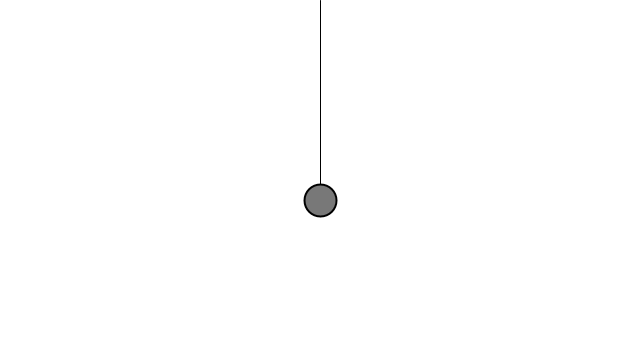
Frame 1 (no input)
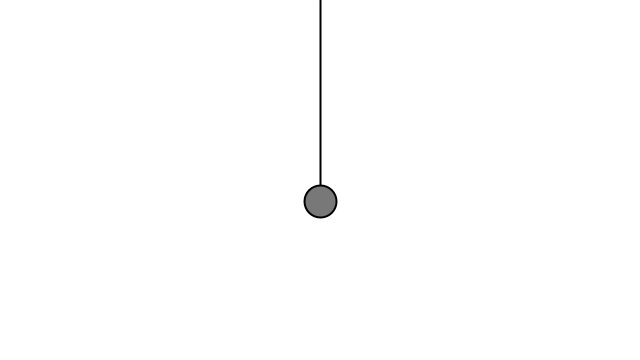
Frame 60 (the mouse pressed at the canvas centre just before this capture)
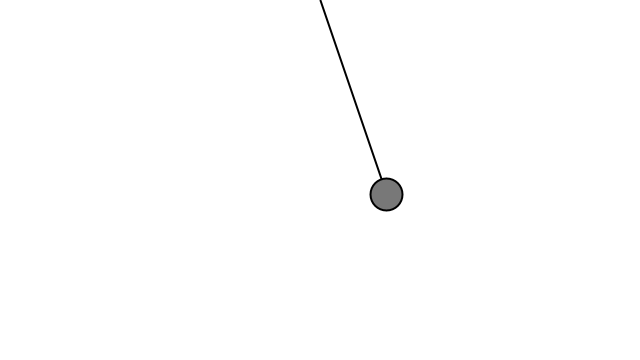
Frame 120 (the mouse held since frame 60 and released just before this capture)

The Processing sketch that drew these frames (run headless with seeded random() and noise(); from frame 60 on, the mouse is pressed at the canvas centre):

// Processing sketch: build
// ── build.pde
PVector origin;
Mover bob;
float restLength;

void setup() {
  size(640, 360);
  restLength = 200;
  origin = new PVector(width/2, 0);
  bob = new Mover(width/2, 200);
}

void draw() {
  background(255);
  line(origin.x, origin.y, bob.location.x, bob.location.y);

  PVector spring = PVector.sub(bob.location, origin);
  float currentLength = spring.mag();
  spring.normalize();
  float k = 0.09;
  float displacement = currentLength - restLength;
  spring.mult(-k*displacement);

  bob.applyForce(spring);

  PVector wind = new PVector(0.1, 0);
  if(mousePressed) {
    bob.applyForce(wind);
  }

  PVector gravity = new PVector(0, 0.6);
  bob.applyForce(gravity);

  bob.update();
  bob.display();

}

// ── Mover.pde
class Mover {

  PVector location;
  PVector velocity;
  PVector acceleration;
  float mass;

  Mover(float x, float y) {
    location = new PVector(x, y);
    velocity = new PVector(0, 0);
    acceleration = new PVector(0, 0);
    mass = 1;
  }

  void applyForce(PVector force) {
    PVector f = PVector.div(force, mass);
    acceleration.add(f);
  }

  void update() {
    velocity.add(acceleration);
    location.add(velocity);
    acceleration.mult(0);
  }

  void display() {
    stroke(0);
    strokeWeight(2);
    fill(120);
    ellipse(location.x, location.y, 32, 32);
  }

  void checkEdges() {
    if (location.x > width) {
      location.x = 0;
    } else if (location.x > 0) {
      location.x = width;
    }
    if (location.y > height) {
      velocity.y *= -1;
      location.y = height;
    }
  }

}
